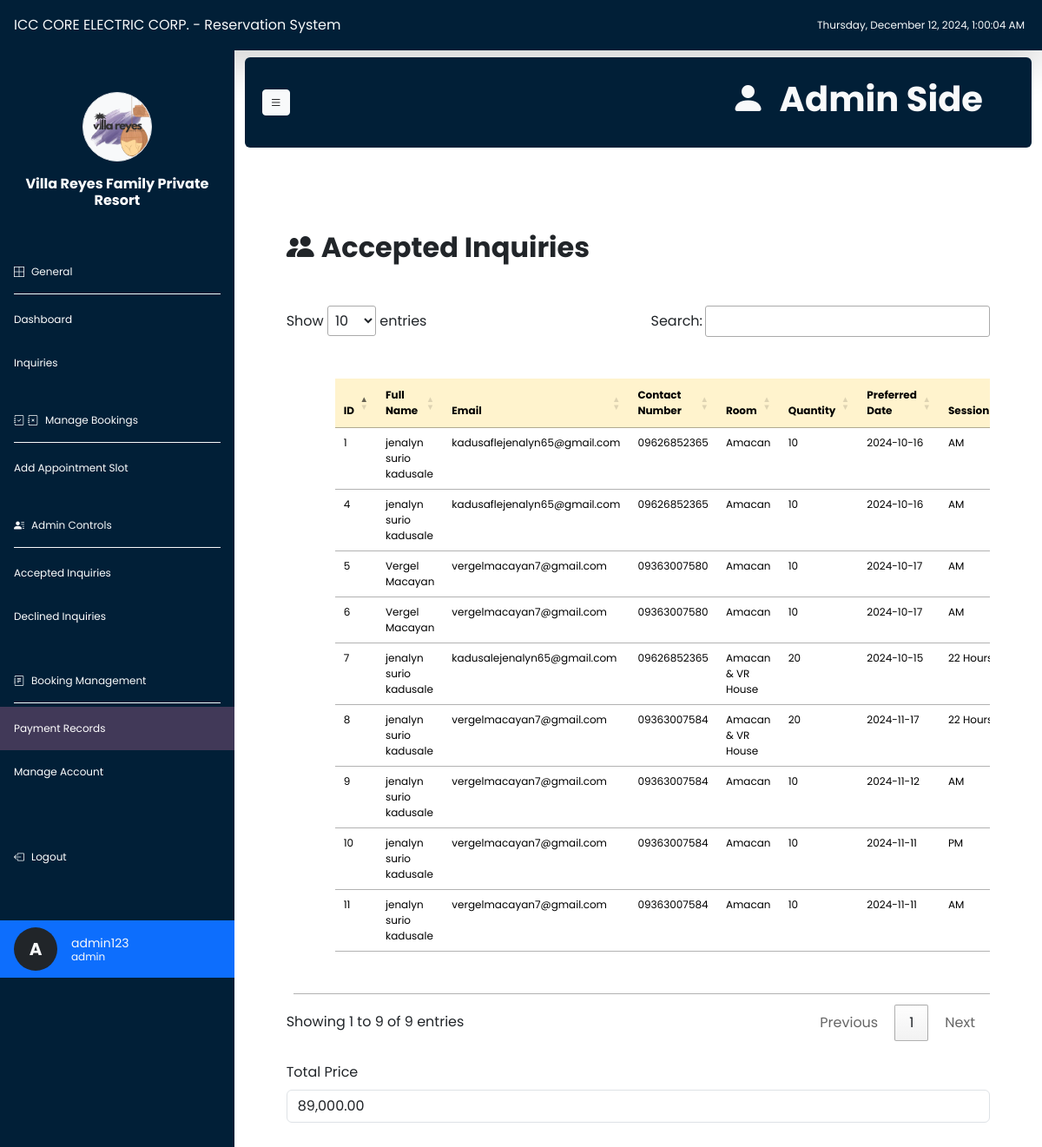
The app's page /PaymentRecord (signed in) with its own data.
### tables this page shows
CREATE TABLE `accepted_inquiries` (
  `id` int(11) NOT NULL,
  `full_name` varchar(255) NOT NULL,
  `email` varchar(255) NOT NULL,
  `contact_number` varchar(20) DEFAULT NULL,
  `room` varchar(50) DEFAULT NULL,
  `quantity` int(11) DEFAULT NULL,
  `preferred_date` date DEFAULT NULL,
  `created_at` timestamp NOT NULL DEFAULT current_timestamp(),
  `session` varchar(50) DEFAULT NULL,
  `code` varchar(50) DEFAULT NULL,
  `price` decimal(10,2) DEFAULT NULL,
  `status` varchar(50) DEFAULT NULL
);

### app/views/admin/adminpaymentrecord.php (the view, shortened to what this page needs)
<?php
require_once(dirname(__DIR__, 3) . '/configuration/dbConnection.php');
$stmt = $pdo->prepare("SELECT * FROM accepted_inquiries WHERE status = 'paid'");
$stmt->execute();
$amacanvrInquiries = $stmt->fetchAll(PDO::FETCH_ASSOC);
$totalPrice = 0;
foreach ($amacanvrInquiries as $inquiry) {
    $totalPrice += $inquiry['price'];
}
?>
<!DOCTYPE html>
<html lang="en">
<head>
    <link href="https://cdn.jsdelivr.net/npm/bootstrap@5.3.3/dist/css/bootstrap.min.css" rel="stylesheet"
>
    <link rel="stylesheet"
        href="https://cdnjs.cloudflare.com/ajax/libs/bootstrap-icons/1.10.0/font/bootstrap-icons.min.css">
    <link rel="stylesheet" type="text/css" href="https://cdn.datatables.net/1.13.5/css/jquery.dataTables.min.css">
</head>
<body>
    <?php include 'app/views/admin/adminInclude/header-top.php'; ?>
    <div class="d-flex">
        <?php include 'app/views/admin/adminInclude/sidebar.php'; ?>
        <div class="container-fluid" style="height: 100vh; overflow-y: scroll; scrollbar-width: none;">
            <?php include 'app/views/admin/adminInclude/header.php'; ?>
            <div class="content p-5">
                <h2 class="my-5 fw-bold"><i class="bi bi-people-fill me-2"></i>Accepted Inquiries</h2>
                <div class="table-responsive mt-5">
                    <table id="inquiriesTable" class="container table table-hover m-2 p-5">
                        <thead class="table-warning text-dark" style="font-size: 12px">
                            <tr>
                                <th>ID</th>
                                <th>Full Name</th>
                                <th>Email</th>
                                <th>Contact Number</th>
                                <th>Room</th>
                                <th>Quantity</th>
                                <th>Preferred Date</th>
                                <th>Session</th>
                            </tr>
                        </thead>
                        <tbody class="text-dark" style="font-size: 12px">
                            <?php foreach ($amacanvrInquiries as $inquiry): ?>
                                <tr>
                                    <td><?php echo htmlspecialchars($inquiry['id']); ?></td>
                                    <td><?php echo htmlspecialchars($inquiry['full_name']); ?></td>
                                    <td><?php echo htmlspecialchars($inquiry['email']); ?></td>
                                    <td><?php echo htmlspecialchars($inquiry['contact_number']); ?></td>
                                    <td><?php echo htmlspecialchars($inquiry['room']); ?></td>
                                    <td><?php echo htmlspecialchars($inquiry['quantity']); ?></td>
                                    <td><?php echo htmlspecialchars($inquiry['preferred_date']); ?></td>
                                    <td><?php echo htmlspecialchars($inquiry['session']); ?></td>
                                </tr>
                            <?php endforeach; ?>
                        </tbody>
                    </table>
                </div>
                <div class="mt-4">
                    <label for="totalPrice" class="form-label">Total Price</label>
                    <input type="text" id="totalPrice" class="form-control" value="<?php echo number_format($totalPrice, 2); ?>" readonly>
                </div>
            </div>
        </div>
    </div>
</body>
</html>

### app/views/admin/adminpaymentrecord.php (style rules this page uses)
* { margin: 0; padding: 0; box-sizing: border-box; font-family: "Poppins", system-ui; }
body { font-family: Arial, sans-serif; overflow-x: hidden; }

### app/views/admin/adminInclude/sidebar.php (style rules this page uses)
body { font-family: Arial, sans-serif; }

### records on screen
accepted_inquiries: id "1", full_name "jenalyn surio kadusale", email "kadusaflejenalyn65@gmail.com", contact_number "09626852365", room "Amacan", quantity "10", preferred_date "2024-10-16", session "AM"
accepted_inquiries: id "4", full_name "jenalyn surio kadusale", email "kadusaflejenalyn65@gmail.com", contact_number "09626852365", room "Amacan", quantity "10", preferred_date "2024-10-16", session "AM"
accepted_inquiries: id "5", full_name "Vergel Macayan", email "vergelmacayan7@gmail.com", contact_number "09363007580", room "Amacan", quantity "10", preferred_date "2024-10-17", session "AM"
accepted_inquiries: id "6", full_name "Vergel Macayan", email "vergelmacayan7@gmail.com", contact_number "09363007580", room "Amacan", quantity "10", preferred_date "2024-10-17", session "AM"
accepted_inquiries: id "7", full_name "jenalyn surio kadusale", email "kadusalejenalyn65@gmail.com", contact_number "09626852365", room "Amacan & VR House", quantity "20", preferred_date "2024-10-15", session "22…"
accepted_inquiries: id "8", full_name "jenalyn surio kadusale", email "vergelmacayan7@gmail.com", contact_number "09363007584", room "Amacan & VR House", quantity "20", preferred_date "2024-11-17", session "22…"
accepted_inquiries: id "9", full_name "jenalyn surio kadusale", email "vergelmacayan7@gmail.com", contact_number "09363007584", room "Amacan", quantity "10", preferred_date "2024-11-12", session "AM"
accepted_inquiries: id "10", full_name "jenalyn surio kadusale", email "vergelmacayan7@gmail.com", contact_number "09363007584", room "Amacan", quantity "10", preferred_date "2024-11-11", session "PM"
accepted_inquiries: id "11", full_name "jenalyn surio kadusale", email "vergelmacayan7@gmail.com", contact_number "09363007584", room "Amacan", quantity "10", preferred_date "2024-11-11", session "AM"

### other values on screen
$firstLetter "A"
$_SESSION['user'] "admin123"
